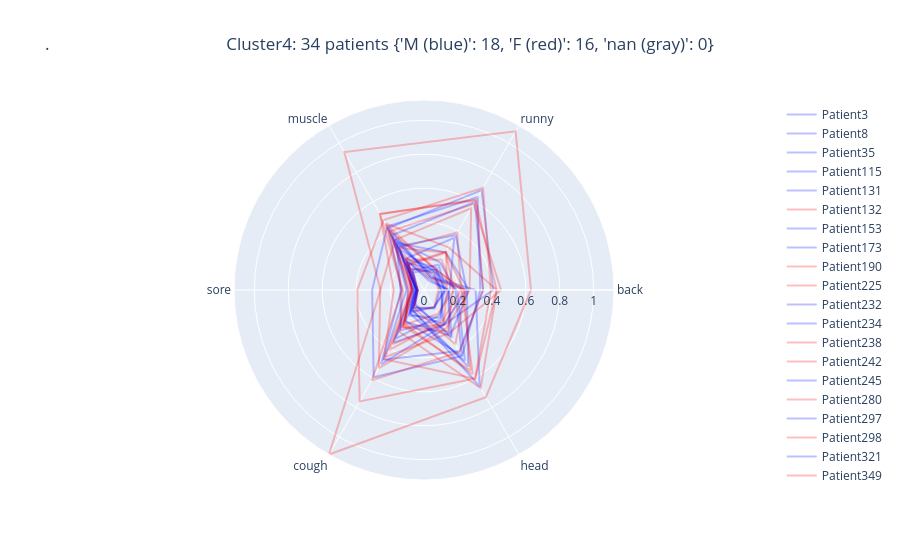

Here is the notebook cell this chart was saved with:
### Code cell
star_chart_per_patient(4)

### Figure 1 — Plotly figure (JSON) as saved in the notebook; plotly's stock layout.template omitted (floating-point values rounded to 4 significant figures)
{"data": [{"line": {"color": "rgb(0,0,255)"}, "mode": "lines", "name": "Patient3", "opacity": 0.25, "r": [0.1519, 0.3555, 0.2132, 0.04813, 0.3303, 0.1743, 0.1519, 0.1519], "theta": ["back", "runny", "muscle", "sore", "cough", "head                                                                                  .", "back"], "type": "scatterpolar"}, {"line": {"color": "rgb(0,0,255)"}, "mode": "lines", "name": "Patient8", "opacity": 0.25, "r": [0.2643, 0.2562, 0.3201, 0.04372, 0.2154, 0.3107, 0.2643, 0.2643], "theta": ["back", "runny", "muscle", "sore", "cough", "head                                                                                  .", "back"], "type": "scatterpolar"}, {"line": {"color": "rgb(0,0,255)"}, "mode": "lines", "name": "Patient35", "opacity": 0.25, "r": [0.4076, 0.6798, 0.422, 0.1334, 0.5058, 0.2369, 0.4076, 0.4076], "theta": ["back", "runny", "muscle", "sore", "cough", "head                                                                                  .", "back"], "type": "scatterpolar"}, {"line": {"color": "rgb(0,0,255)"}, "mode": "lines", "name": "Patient115", "opacity": 0.25, "r": [0.09988, 0.1361, 0.1834, 0.05615, 0.1626, 0.2296, 0.09988, 0.09988], "theta": ["back", "runny", "muscle", "sore", "cough", "head                                                                                  .", "back"], "type": "scatterpolar"}, {"line": {"color": "rgb(0,0,255)"}, "mode": "lines", "name": "Patient131", "opacity": 0.25, "r": [0.1069, 0.1013, 0.3213, 0.1384, 0.2732, 0.2031, 0.1069, 0.1069], "theta": ["back", "runny", "muscle", "sore", "cough", "head                                                                                  .", "back"], "type": "scatterpolar"}, {"line": {"color": "rgb(255,0,0)"}, "mode": "lines", "name": "Patient132", "opacity": 0.25, "r": [0.237, 0.1388, 0.445, 0.06363, 0.2443, 0.5468, 0.237, 0.237], "theta": ["back", "runny", "muscle", "sore", "cough", "head                                                                                  .", "back"], "type": "scatterpolar"}, {"line": {"color": "rgb(0,0,255)"}, "mode": "lines", "name": "Patient153", "opacity": 0.25, "r": [0.1847, 0.188, 0.3419, 0.09519, 0.2151, 0.4457, 0.1847, 0.1847], "theta": ["back", "runny", "muscle", "sore", "cough", "head                                                                                  .", "back"], "type": "scatterpolar"}, {"line": {"color": "rgb(0,0,255)"}, "mode": "lines", "name": "Patient173", "opacity": 0.25, "r": [0.1435, 0.07295, 0.1932, 0.04618, 0.1062, 0.2974, 0.1435, 0.1435], "theta": ["back", "runny", "muscle", "sore", "cough", "head                                                                                  .", "back"], "type": "scatterpolar"}, {"line": {"color": "rgb(255,0,0)"}, "mode": "lines", "name": "Patient190", "opacity": 0.25, "r": [0.1344, 0.2619, 0.1784, 0.07214, 0.3678, 0.2332, 0.1344, 0.1344], "theta": ["back", "runny", "muscle", "sore", "cough", "head                                                                                  .", "back"], "type": "scatterpolar"}, {"line": {"color": "rgb(255,0,0)"}, "mode": "lines", "name": "Patient225", "opacity": 0.25, "r": [0.2375, 0.2548, 0.2852, 0.06828, 0.2523, 0.2371, 0.2375, 0.2375], "theta": ["back", "runny", "muscle", "sore", "cough", "head                                                                                  .", "back"], "type": "scatterpolar"}, {"line": {"color": "rgb(0,0,255)"}, "mode": "lines", "name": "Patient232", "opacity": 0.25, "r": [0.1188, 0.151, 0.2095, 0.06039, 0.1739, 0.1902, 0.1188, 0.1188], "theta": ["back", "runny", "muscle", "sore", "cough", "head                                                                                  .", "back"], "type": "scatterpolar"}, {"line": {"color": "rgb(0,0,255)"}, "mode": "lines", "name": "Patient234", "opacity": 0.25, "r": [0.1214, 0.1403, 0.1206, 0.04056, 0.1414, 0.117, 0.1214, 0.1214], "theta": ["back", "runny", "muscle", "sore", "cough", "head                                                                                  .", "back"], "type": "scatterpolar"}, {"line": {"color": "rgb(255,0,0)"}, "mode": "lines", "name": "Patient238", "opacity": 0.25, "r": [0.2232, 0.1387, 0.4028, 0.09068, 0.2298, 0.5738, 0.2232, 0.2232], "theta": ["back", "runny", "muscle", "sore", "cough", "head                                                                                  .", "back"], "type": "scatterpolar"}, {"line": {"color": "rgb(255,0,0)"}, "mode": "lines", "name": "Patient242", "opacity": 0.25, "r": [0.1766, 0.2556, 0.1697, 0.07611, 0.2364, 0.1627, 0.1766, 0.1766], "theta": ["back", "runny", "muscle", "sore", "cough", "head                                                                                  .", "back"], "type": "scatterpolar"}, {"line": {"color": "rgb(0,0,255)"}, "mode": "lines", "name": "Patient245", "opacity": 0.25, "r": [0.1291, 0.1722, 0.135, 0.049, 0.1532, 0.1176, 0.1291, 0.1291], "theta": ["back", "runny", "muscle", "sore", "cough", "head                                                                                  .", "back"], "type": "scatterpolar"}, {"line": {"color": "rgb(255,0,0)"}, "mode": "lines", "name": "Patient280", "opacity": 0.25, "r": [0.1713, 0.206, 0.2089, 0.07537, 0.2546, 0.2807, 0.1713, 0.1713], "theta": ["back", "runny", "muscle", "sore", "cough", "head                                                                                  .", "back"], "type": "scatterpolar"}, {"line": {"color": "rgb(0,0,255)"}, "mode": "lines", "name": "Patient297", "opacity": 0.25, "r": [0.3044, 0.08807, 0.4225, 0.03788, 0.1357, 0.6568, 0.3044, 0.3044], "theta": ["back", "runny", "muscle", "sore", "cough", "head                                                                                  .", "back"], "type": "scatterpolar"}, {"line": {"color": "rgb(255,0,0)"}, "mode": "lines", "name": "Patient298", "opacity": 0.25, "r": [0.08449, 0.1154, 0.144, 0.03615, 0.1224, 0.1189, 0.08449, 0.08449], "theta": ["back", "runny", "muscle", "sore", "cough", "head                                                                                  .", "back"], "type": "scatterpolar"}, {"line": {"color": "rgb(0,0,255)"}, "mode": "lines", "name": "Patient321", "opacity": 0.25, "r": [0.3315, 0.6324, 0.4325, 0.3054, 0.593, 0.4487, 0.3315, 0.3315], "theta": ["back", "runny", "muscle", "sore", "cough", "head                                                                                  .", "back"], "type": "scatterpolar"}, {"line": {"color": "rgb(255,0,0)"}, "mode": "lines", "name": "Patient349", "opacity": 0.25, "r": [0.4543, 0.5852, 0.4009, 0.07801, 0.4556, 0.2944, 0.4543, 0.4543], "theta": ["back", "runny", "muscle", "sore", "cough", "head                                                                                  .", "back"], "type": "scatterpolar"}, {"line": {"color": "rgb(0,0,255)"}, "mode": "lines", "name": "Patient358", "opacity": 0.25, "r": [0.3484, 0.599, 0.373, 0.1031, 0.4738, 0.4157, 0.3484, 0.3484], "theta": ["back", "runny", "muscle", "sore", "cough", "head                                                                                  .", "back"], "type": "scatterpolar"}, {"line": {"color": "rgb(0,0,255)"}, "mode": "lines", "name": "Patient359", "opacity": 0.25, "r": [0.1443, 0.0612, 0.1999, 0.03702, 0.09873, 0.3261, 0.1443, 0.1443], "theta": ["back", "runny", "muscle", "sore", "cough", "head                                                                                  .", "back"], "type": "scatterpolar"}, {"line": {"color": "rgb(255,0,0)"}, "mode": "lines", "name": "Patient388", "opacity": 0.25, "r": [0.2183, 0.3908, 0.2877, 0.06792, 0.407, 0.2137, 0.2183, 0.2183], "theta": ["back", "runny", "muscle", "sore", "cough", "head                                                                                  .", "back"], "type": "scatterpolar"}, {"line": {"color": "rgb(0,0,255)"}, "mode": "lines", "name": "Patient397", "opacity": 0.25, "r": [0.2512, 0.3738, 0.2981, 0.06733, 0.358, 0.2365, 0.2512, 0.2512], "theta": ["back", "runny", "muscle", "sore", "cough", "head                                                                                  .", "back"], "type": "scatterpolar"}, {"line": {"color": "rgb(255,0,0)"}, "mode": "lines", "name": "Patient400", "opacity": 0.25, "r": [0.3471, 0.6157, 0.5159, 0.1286, 0.6142, 0.4222, 0.3471, 0.3471], "theta": ["back", "runny", "muscle", "sore", "cough", "head                                                                                  .", "back"], "type": "scatterpolar"}, {"line": {"color": "rgb(255,0,0)"}, "mode": "lines", "name": "Patient415", "opacity": 0.25, "r": [0.2688, 0.5554, 0.3411, 0.2583, 0.5311, 0.2596, 0.2688, 0.2688], "theta": ["back", "runny", "muscle", "sore", "cough", "head                                                                                  .", "back"], "type": "scatterpolar"}, {"line": {"color": "rgb(255,0,0)"}, "mode": "lines", "name": "Patient465", "opacity": 0.25, "r": [0.6303, 1.08, 0.9385, 0.2562, 1.12, 0.729, 0.6303, 0.6303], "theta": ["back", "runny", "muscle", "sore", "cough", "head                                                                                  .", "back"], "type": "scatterpolar"}, {"line": {"color": "rgb(255,0,0)"}, "mode": "lines", "name": "Patient528", "opacity": 0.25, "r": [0.4276, 0.6092, 0.519, 0.1781, 0.4716, 0.603, 0.4276, 0.4276], "theta": ["back", "runny", "muscle", "sore", "cough", "head                                                                                  .", "back"], "type": "scatterpolar"}, {"line": {"color": "rgb(0,0,255)"}, "mode": "lines", "name": "Patient535", "opacity": 0.25, "r": [0.2533, 0.08429, 0.3628, 0.04093, 0.1361, 0.5207, 0.2533, 0.2533], "theta": ["back", "runny", "muscle", "sore", "cough", "head                                                                                  .", "back"], "type": "scatterpolar"}, {"line": {"color": "rgb(255,0,0)"}, "mode": "lines", "name": "Patient540", "opacity": 0.25, "r": [0.429, 0.29, 0.4525, 0.125, 0.2866, 0.6679, 0.429, 0.429], "theta": ["back", "runny", "muscle", "sore", "cough", "head                                                                                  .", "back"], "type": "scatterpolar"}, {"line": {"color": "rgb(0,0,255)"}, "mode": "lines", "name": "Patient567", "opacity": 0.25, "r": [0.1961, 0.125, 0.271, 0.04663, 0.1626, 0.4824, 0.1961, 0.1961], "theta": ["back", "runny", "muscle", "sore", "cough", "head                                                                                  .", "back"], "type": "scatterpolar"}, {"line": {"color": "rgb(255,0,0)"}, "mode": "lines", "name": "Patient579", "opacity": 0.25, "r": [0.2465, 0.07985, 0.2403, 0.03672, 0.1224, 0.3699, 0.2465, 0.2465], "theta": ["back", "runny", "muscle", "sore", "cough", "head                                                                                  .", "back"], "type": "scatterpolar"}, {"line": {"color": "rgb(0,0,255)"}, "mode": "lines", "name": "Patient601", "opacity": 0.25, "r": [0.09364, 0.121, 0.1472, 0.03826, 0.1188, 0.1255, 0.09364, 0.09364], "theta": ["back", "runny", "muscle", "sore", "cough", "head                                                                                  .", "back"], "type": "scatterpolar"}, {"line": {"color": "rgb(255,0,0)"}, "mode": "lines", "name": "Patient659", "opacity": 0.25, "r": [0.3947, 0.6954, 0.4768, 0.3931, 0.7581, 0.6026, 0.3947, 0.3947], "theta": ["back", "runny", "muscle", "sore", "cough", "head                                                                                  .", "back"], "type": "scatterpolar"}], "layout": {"title": {"text": ".\t\t\t\t\t\t\t\t\t\t\t\t\t\t\t\t\t\t\t\t\t\t\t\t\t\t\t\t\t\t\t\t\t\t\t\t\t\t\t\tCluster4: 34 patients {'M (blue)': 18, 'F (red)': 16, 'nan (gray)': 0}"}}}
